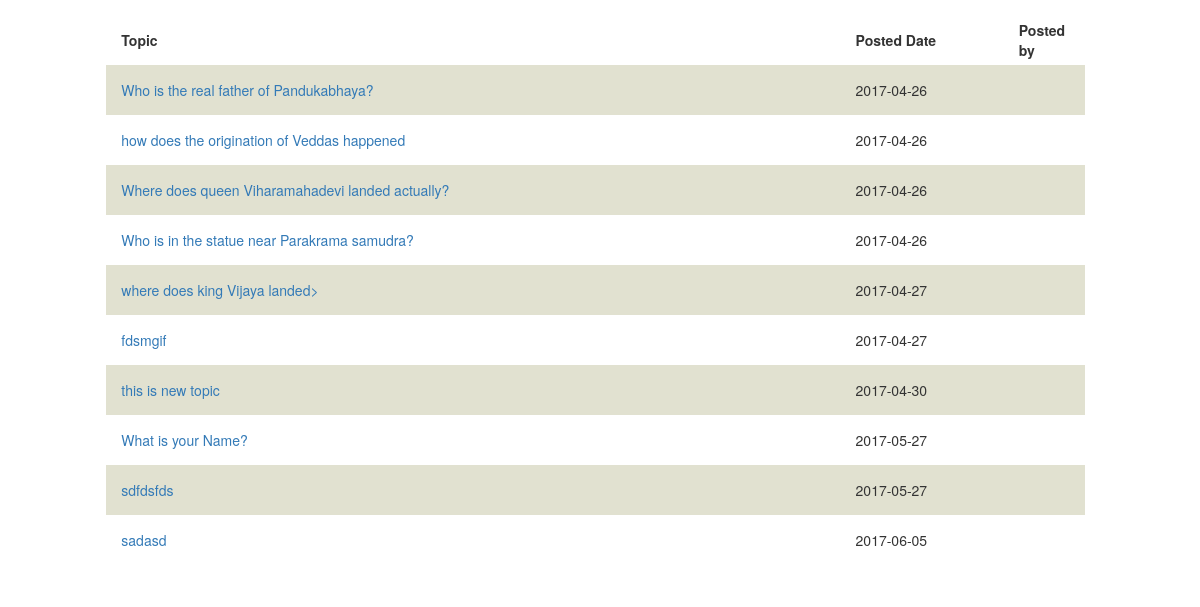
Page /kathikawathaRegUsers/forum/forumTopics1.php on the earlier database version.
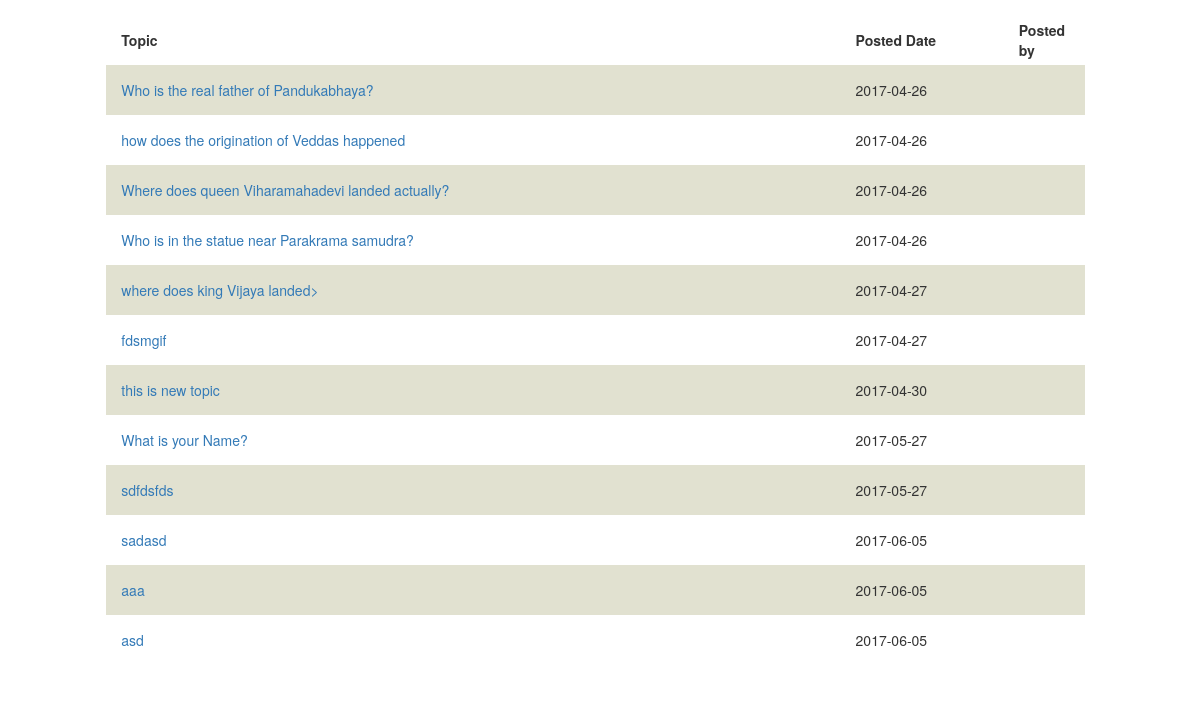
Same page on the later database version.
### tables this page shows
CREATE TABLE `topics` (
  `topic_id` int(8) NOT NULL,
  `admin_by` int(8) DEFAULT NULL,
  `topic_subject` varchar(50) NOT NULL,
  `topic_content` text NOT NULL,
  `topic_date` date NOT NULL,
  `topic_by` int(8) DEFAULT NULL,
  `user` varchar(128) DEFAULT NULL
);

### kathikawathaRegUsers/forum/forumTopics1.php (the view, shortened to what this page needs)
<?php
require_once ("connection.php");
?>
<!DOCTYPE html>
<html>
<head>
	<link href="../bootstrap/bootstrap.css" rel="stylesheet" type="text/css">
</head>
<body style=" margin-left: -110px;margin-right:100px; margin-top:0px" >
		<div class="col-sm-10 col-sm-push-2 col-xs-12 insert-form" >
			<div  class="row" style="padding: 1.5%">
				<?php
					$sql= "SELECT topic_id, topic_subject, topic_date, topic_by FROM topics";
					$result= mysqli_query($db, $sql);
					echo "<table>";
			   		echo "<tr height='50'>";
			        echo "<th class='col-sm-8'> Topic </th>";
			        echo "<th class='col-sm-2'> Posted Date </th>";
			        echo "<th class='col-sm-2'> Posted by </th>";
			    	echo "</tr>";
			    	echo "<tr>";
			        foreach ($result as $user) {
			          	echo  "<td class='col-sm-9 col-xs-9' height='50'>";
			          	echo "<a href='discussion.php?id=".$user['topic_id']."'>".$user['topic_subject']."</a>"." "."</td>";
			          	echo  "<td height='50' class='col-sm-2 col-xs-2'>";
			            echo $user['topic_date']." "."</td>";
			            echo "<td class='col-sm-2 col-xs-2'>";
			            echo "<a href=#></a>"." "."</td>";
			        echo "</tr>";
					}
					echo "</table>";
				?>
			</div>
		</div>
</body>
</html>

Differences in the rows shown:
added topics: topic_subject "aaa", topic_date "2017-06-05"
added topics: topic_subject "asd", topic_date "2017-06-05"
